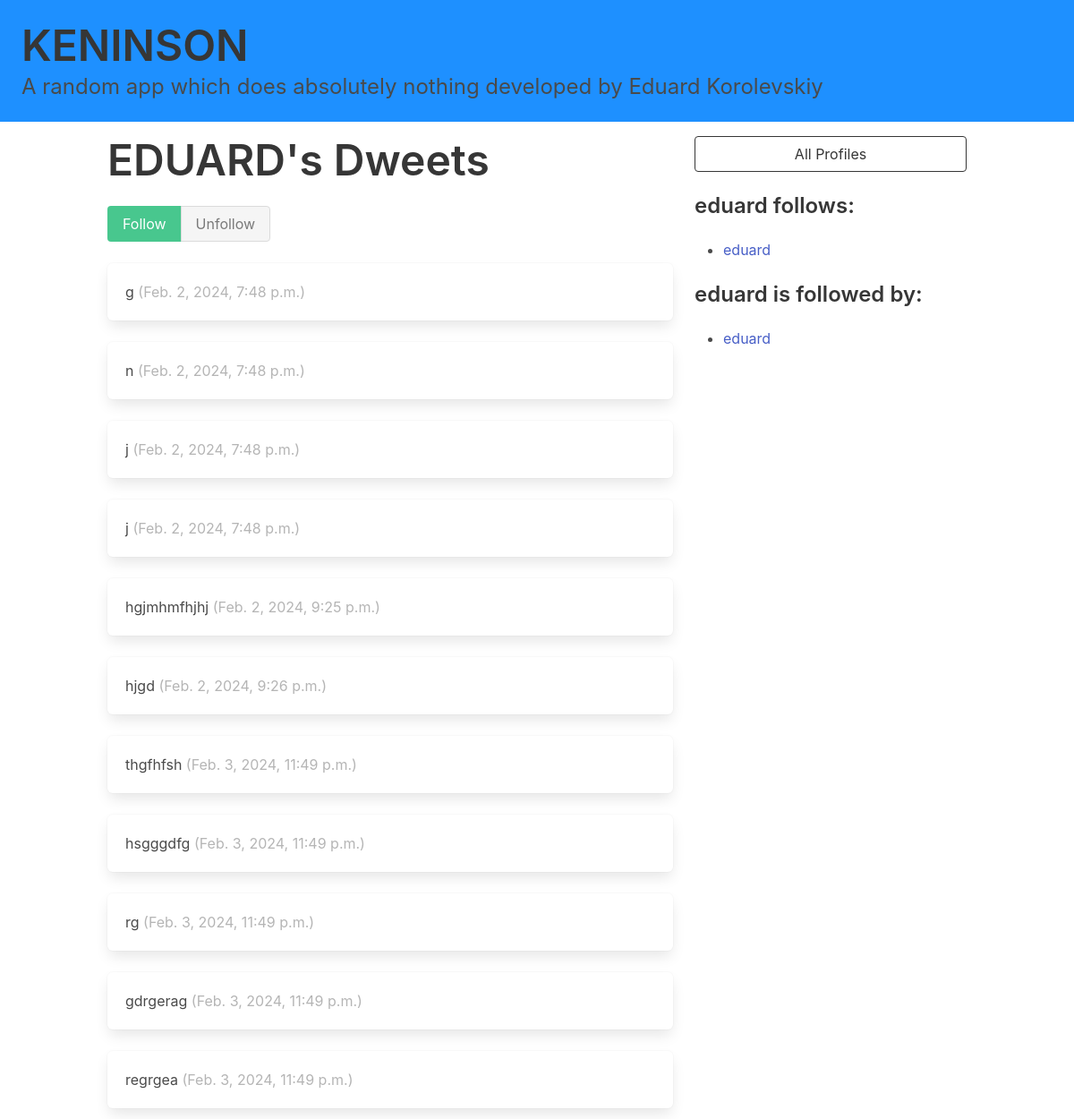
The app's page /profile/1 with its own data.
### dwitter/models.py (models this page shows, shortened)
class Profile(models.Model):
    user = models.OneToOneField(User, on_delete=models.CASCADE)
    follows = models.ManyToManyField(
        "self", related_name="followed_by", symmetrical=False, blank=True
    )
    def __str__(self):
        return self.user.username

class Dweet(models.Model):
    user = models.ForeignKey(
        User, related_name="dweets", on_delete=models.DO_NOTHING
    )
    body = models.CharField(max_length=140)
    created_at = models.DateTimeField(auto_now_add=True)

### dwitter/views.py (the view, shortened to what this page needs)
# urls.py: path("profile/<int:pk>", profile, name="profile"),
def profile(request, pk):
    profile = Profile.objects.get(pk=pk)
    return render(request, "dwitter/profile.html", {"profile": profile})

### dwitter/templates/dwitter/profile.html (shortened to what this page needs)
{% extends 'base.html' %}
{% block content %}
<div class="column">
    <div class="block">
    <h1 class="title is-1">
        {{profile.user.username|upper}}'s Dweets
    </h1>
    <form method="post">
        <div class="buttons has-addons">
        {% if profile in user.profile.follows.all %}
            <button class="button is-success is-static">Follow</button>
            <button class="button is-danger" name="follow" value="unfollow">
                Unfollow
            </button>
        {% else %}
            <button class="button is-success" name="follow" value="follow">
                Follow
            </button>
            <button class="button is-danger is-static">Unfollow</button>
        {% endif %}
        </div>
    </form>
    </div>
    <div class="content">
        {% for dweet in profile.user.dweets.all %}
            <div class="box">
                {{ dweet.body }}
                <span class="is-small has-text-grey-light">
                    ({{ dweet.created_at }})
                </span>
            </div>
        {% endfor %}
    </div>
</div>
<div class="column is-one-third">
    <div class="block">
        <a href="{% url 'dwitter:profile_list' %}">
            <button class="button is-dark is-outlined is-fullwidth">
                All Profiles
            </button>
        </a>
    </div>
    <div class="block">
        <h3 class="title is-4">
            {{profile.user.username}} follows:
        </h3>
        <div class="content">
            <ul>
            {% for following in profile.follows.all %}
                <li>
                    <a href="{% url 'dwitter:profile' following.id %}">
                        {{ following }}
                    </a>
                </li>
            {% endfor %}
            </ul>
        </div>
    </div>
    <div class="block">
        <h3 class="title is-4">
            {{profile.user.username}} is followed by:
        </h3>
        <div class="content">
            <ul>
            {% for follower in profile.followed_by.all %}
                <li>
                    <a href="{% url 'dwitter:profile' follower.id %}">
                        {{ follower }}
                    </a>
                </li>
            {% endfor %}
            </ul>
        </div>
    </div>
</div>
{% endblock content %}

### records on screen
Profile: user.username "EDUARD", user.username "eduard"
Dweet: body "g", created_at "Feb. 2, 2024, 7:48 p.m."
Dweet: body "n", created_at "Feb. 2, 2024, 7:48 p.m."
Dweet: body "j", created_at "Feb. 2, 2024, 7:48 p.m."
Dweet: body "j", created_at "Feb. 2, 2024, 7:48 p.m."
Dweet: body "hgjmhmfhjhj", created_at "Feb. 2, 2024, 9:25 p.m."
Dweet: body "hjgd", created_at "Feb. 2, 2024, 9:26 p.m."
Dweet: body "thgfhfsh", created_at "Feb. 3, 2024, 11:49 p.m."
Dweet: body "hsgggdfg", created_at "Feb. 3, 2024, 11:49 p.m."
Dweet: body "rg", created_at "Feb. 3, 2024, 11:49 p.m."
Dweet: body "gdrgerag", created_at "Feb. 3, 2024, 11:49 p.m."
Dweet: body "regrgea", created_at "Feb. 3, 2024, 11:49 p.m."
